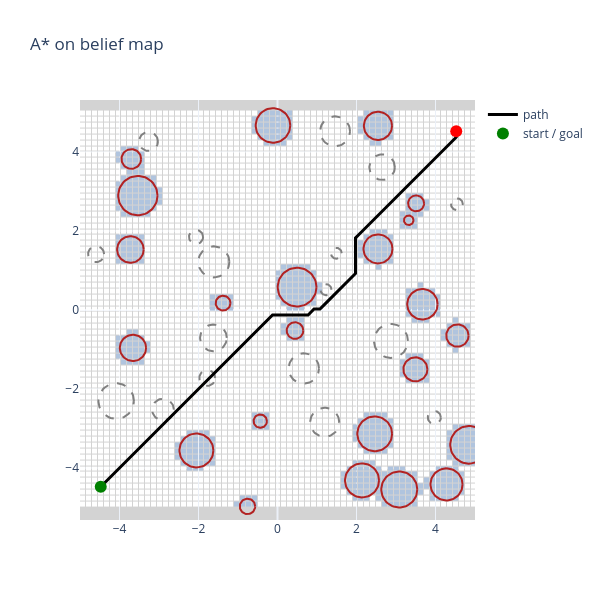

The notebook cell saved with this chart:
### Code cell
start_pt, goal_pt = np.array([-4.5, -4.5]), np.array([4.5, 4.5])
start, goal = tuple(grid.world_to_grid(start_pt)), tuple(grid.world_to_grid(goal_pt))

planner = AStar(grid, belief)
path = planner.search(start, goal)

if path is None:
    print(f"no path from {start} to {goal} (start/goal may be inside an obstacle)")
else:
    print(f"path: {len(path)} cells, cost {planner.cost:.2f} cells = {planner.cost * grid.resolution:.2f} m, "
          f"expanded {planner.expanded} cells")
    pts = grid.grid_to_world(np.array(path))
    fig = grid.plot_2d(belief, title="A* on belief map")
    fig.add_trace(go.Scatter(x=pts[:, 0], y=pts[:, 1], mode="lines", line=dict(color="black", width=3), name="path"))
    fig.add_trace(go.Scatter(x=[pts[0, 0], pts[-1, 0]], y=[pts[0, 1], pts[-1, 1]], mode="markers",
                             marker=dict(size=12, color=["green", "red"]), name="start / goal"))
    fig.show()
